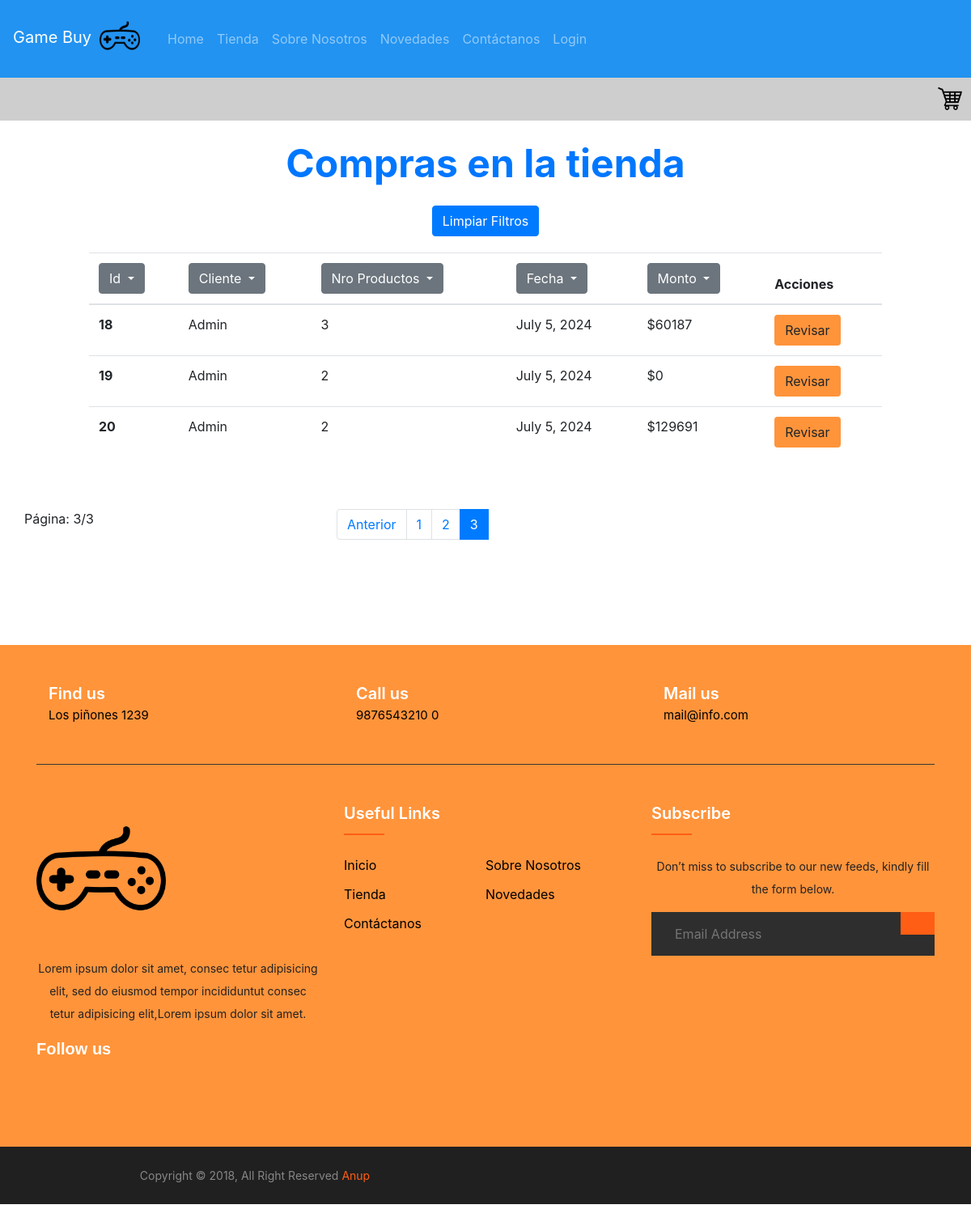
Before: /tienda/crud_pedido?pagina=3 with the older database file.
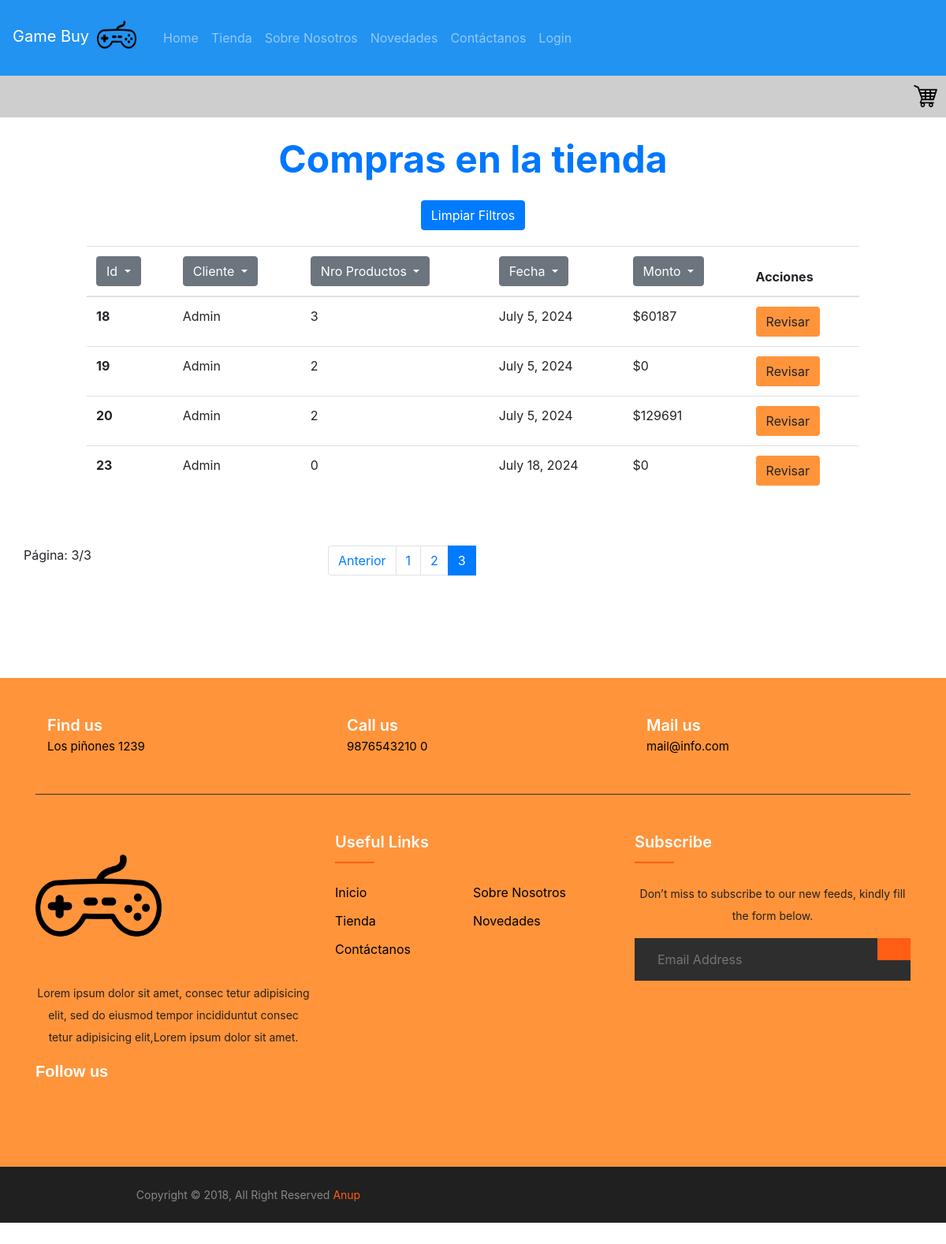
After: the same page with the newer database file.
### tienda/models.py (models this page shows)
class Pedido(models.Model):
    id= models.AutoField(db_column= 'pedido_id', primary_key= True)
    nro_productos= models.IntegerField(default=0)
    f_cliente= models.ForeignKey(Cliente, db_column='cli_FK', on_delete=models.CASCADE)
    envio= models.BooleanField(default= True)
    fecha_compra= models.DateField(null= True)
    current= models.BooleanField(default= True)
    total_precio= models.IntegerField(default= 0)

class Cliente(models.Model):
    user= models.OneToOneField(User, null= True, on_delete=models.CASCADE)
    nombre= models.CharField(max_length= 50)
    primer_apellido= models.CharField(max_length= 50)
    segundo_apellido= models.CharField(max_length= 50)
    direccion= models.CharField(max_length= 60, null= True)
    telefono= models.IntegerField(null=True)

### tienda/views.py (the view, shortened to what this page needs)
# urls.py: path("crud_pedido", views.crud_pedido, name="crud_pedido"),
def crud_pedido(request):
    if request.method== "POST":
        if 'id_boton' in request.POST:
            id_p= request.POST.get("id_boton")
            request.session["id"]= id_p
            return redirect('pedido_details')
        elif 'search-cliente' in request.POST:
            if request.session["id-filtro"]!= "limpio":
                pedidos= Pedido.objects.filter(id= request.session["id-filtro"])
                pagina = Paginator(pedidos, 5)
                lista_pagina = request.GET.get('pagina')
                pagina = pagina.get_page(lista_pagina)
                context={"pagina": pagina,
                        "pedidos": pedidos}
                return render(request, "tienda/crud_boleta.html", context)
            input_cli= request.POST["cliente-id"]
            request.session["cliente-filtro"]= input_cli
            usuario= User.objects.filter(username__startswith= input_cli)
            uu= usuario[0]
            cli= Cliente.objects.get(user= uu)
            pedidos= Pedido.objects.filter(f_cliente= cli)
            if request.session["min-monto-filtro"]!= "limpio" and request.session["max-monto-filtro"]:
                min_val= request.session["min-monto-filtro"]
                max_val= request.session["max-monto-filtro"]
                pedidos= pedidos.filter(total_precio__range=(min_val, max_val))
            if request.session["productos-filtro"]!= "limpio":
                pedidos= pedidos.filter(nro_productos= request.session["productos-filtro"])
            if request.session["fecha-filtro"]!= "limpio":
                pedidos= pedidos.filter(fecha_compra__contains= request.session["fecha-filtro"])
            pagina = Paginator(pedidos, 5)
            lista_pagina = request.GET.get('pagina')
            pagina = pagina.get_page(lista_pagina)
            context={"pagina": pagina,
            "pedidos": pedidos,
            }
            return render(request, "tienda/crud_boleta.html", context)
        elif 'search-id' in request.POST:
            input_id= request.POST["pedido-id"]
            request.session["id-filtro"]= input_id
            pedidos= Pedido.objects.filter(id= int(input_id))
            pagina = Paginator(pedidos, 5)
            lista_pagina = request.GET.get('pagina')
            pagina = pagina.get_page(lista_pagina)
            context={"pagina": pagina,
            "pedidos": pedidos,
            }
            return render(request, "tienda/crud_boleta.html", context)
        elif 'search-productos' in request.POST:
            if request.session["id-filtro"]!= "limpio":
                pedidos= Pedido.objects.filter(id= request.session["id-filtro"])
                pagina = Paginator(pedidos, 5)
                lista_pagina = request.GET.get('pagina')
                pagina = pagina.get_page(lista_pagina)
                context={"pagina": pagina,
                        "pedidos": pedidos}
                return render(request, "tienda/crud_boleta.html", context)
            input_prod= request.POST["productos-id"]
            request.session["productos-filtro"]= input_prod
            pedidos= Pedido.objects.filter(nro_productos= input_prod)
            if request.session["min-monto-filtro"]!= "limpio":
                min_val= request.session["min-monto-filtro"]
                max_val= request.session["max-monto-filtro"]
                pedidos= pedidos.filter(total_precio__range=(min_val, max_val))
            if request.session["fecha-filtro"]!= "limpio":
                pedidos= pedidos.filter(fecha_compra__contains= request.session["fecha-filtro"])
            pagina = Paginator(pedidos, 5)
            lista_pagina = request.GET.get('pagina')
            pagina = pagina.get_page(lista_pagina)
            context={"pagina": pagina,
            "pedidos": pedidos,
            }
            return render(request, "tienda/crud_boleta.html", context)
        elif 'search-monto' in request.POST:
            if request.session["id-filtro"]!= "limpio":
                pedidos= Pedido.objects.filter(id= request.session["id-filtro"])
                pagina = Paginator(pedidos, 5)
                lista_pagina = request.GET.get('pagina')
                pagina = pagina.get_page(lista_pagina)
                context={"pagina": pagina,
                        "pedidos": pedidos}
                return render(request, "tienda/crud_boleta.html", context)
            min_val= request.POST["min-val"]
            max_val= request.POST["max-val"]
            request.session["min-monto-filtro"]= min_val
            request.session["max-monto-filtro"]= max_val
            pedidos= Pedido.objects.filter(total_precio__range=(min_val, max_val))
            if request.session["productos-filtro"]!= "limpio":
                pedidos= pedidos.filter(nro_productos= request.session["productos-filtro"])
            if request.session["fecha-filtro"]!= "limpio":
                pedidos= pedidos.filter(fecha_compra__contains= request.session["fecha-filtro"])
            pagina = Paginator(pedidos, 5)
            lista_pagina = request.GET.get('pagina')
            pagina = pagina.get_page(lista_pagina)
            context={"pagina": pagina,
            "pedidos": pedidos,
            }
            return render(request, "tienda/crud_boleta.html", context)
        elif 'search-fecha' in request.POST:
            if request.session["id-filtro"]!= "limpio":
                pedidos= Pedido.objects.filter(id= request.session["id-filtro"])
                pagina = Paginator(pedidos, 5)
                lista_pagina = request.GET.get('pagina')
                pagina = pagina.get_page(lista_pagina)
                context={"pagina": pagina,
                        "pedidos": pedidos}
                return render(request, "tienda/crud_boleta.html", context)
            fecha= request.POST["fecha-id"]
            request.session["fecha-filtro"]= fecha
            pedidos= Pedido.objects.filter(fecha_compra__contains= fecha)
            if request.session["productos-filtro"]!= "limpio":
                pedidos= pedidos.filter(nro_productos= request.session["productos-filtro"])
            if request.session["min-monto-filtro"]!= "limpio":
                min_val= request.session["min-monto-filtro"]
                max_val= request.session["max-monto-filtro"]
                pedidos= pedidos.filter(total_precio__range=(min_val, max_val))
            pagina = Paginator(pedidos, 5)
            lista_pagina = request.GET.get('pagina')
            pagina = pagina.get_page(lista_pagina)
            context={"pagina": pagina,
            "pedidos": pedidos,
            }
            return render(request, "tienda/crud_boleta.html", context)
    else:
        try:
            if request.session["monto-filtro"]!= "limpio":
                if request.session["id-filtro"]!= "limpio":
                    pedidos= Pedido.objects.filter(id= request.session["id-filtro"])
                    pagina = Paginator(pedidos, 5)
                    lista_pagina = request.GET.get('pagina')
                    pagina = pagina.get_page(lista_pagina)
                    context={"pagina": pagina,
                            "pedidos": pedidos}
                    return render(request, "tienda/crud_boleta.html", context)
                min_val= request.session["min-monto-filtro"]
                max_val= request.session["max-monto-filtro"]
                pedidos= Pedido.objects.filter(total_precio__range=(min_val, max_val))
                pagina = Paginator(pedidos, 5)
                lista_pagina = request.GET.get('pagina')
                pagina = pagina.get_page(lista_pagina)
                context={"pagina": pagina,
                        "pedidos": pedidos}
                return render(request, "tienda/crud_boleta.html", context)
            elif request.session["cliente-filtro"]!= "limpio":
                if request.session["id-filtro"]!= "limpio":
                    pedidos= Pedido.objects.filter(id= request.session["id-filtro"])
                    pagina = Paginator(pedidos, 5)
                    lista_pagina = request.GET.get('pagina')
                    pagina = pagina.get_page(lista_pagina)
                    context={"pagina": pagina,
                            "pedidos": pedidos}
                    return render(request, "tienda/crud_boleta.html", context)
                cliente= Cliente.objects.filter(nombre= request.session["cliente-filtro"])
                pedidos= Pedido.objects.filter(f_cliente= cliente)
                pagina = Paginator(pedidos, 5)
                lista_pagina = request.GET.get('pagina')
                pagina = pagina.get_page(lista_pagina)
                context={"pagina": pagina,
                        "pedidos": pedidos}
                return render(request, "tienda/crud_boleta.html", context)
            elif request.session["productos-filtro"]!= "limpio":
                if request.session["id-filtro"]!= "limpio":
                    pedidos= Pedido.objects.filter(id= request.session["id-filtro"])
                    pagina = Paginator(pedidos, 5)
                    lista_pagina = request.GET.get('pagina')
                    pagina = pagina.get_page(lista_pagina)
                    context={"pagina": pagina,
                            "pedidos": pedidos}
                    return render(request, "tienda/crud_boleta.html", context)
                pedidos= Pedido.objects.filter(nro_productos= request.session["productos-filtro"])
                pagina = Paginator(pedidos, 5)
                lista_pagina = request.GET.get('pagina')
                pagina = pagina.get_page(lista_pagina)
                context={"pagina": pagina,
                         "pedidos": pedidos}
                return render(request, "tienda/crud_boleta.html", context)
            elif request.session["fecha-filtro"]!= "limpio":
                fecha= request.session["fecha-filtro"]
                pedidos= Pedido.objects.filter(fecha_compra__contains= fecha)
                pagina = Paginator(pedidos, 5)
                lista_pagina = request.GET.get('pagina')
                pagina = pagina.get_page(lista_pagina)
                context={"pagina": pagina,
                "pedidos": pedidos,
                }
                return render(request, "tienda/crud_boleta.html", context)
            else:
                pedidos= Pedido.objects.get_queryset().order_by('id')
                pagina = Paginator(pedidos, 5)
                lista_pagina = request.GET.get('pagina')
                pagina = pagina.get_page(lista_pagina)
                context={"pagina": pagina,
                "pedidos": pedidos,
                }
                return render(request, "tienda/crud_boleta.html", context)
        except:
            request.session["monto-filtro"]= "limpio"
            request.session["cliente-filtro"]= "limpio"
            request.session["id-filtro"]= "limpio"
            request.session["productos-filtro"]= "limpio"
            request.session["min-monto-filtro"]= "limpio"
            request.session["max-monto-filtro"]= "limpio"
            request.session["fecha-filtro"]= "limpio"
            pedidos= Pedido.objects.get_queryset().order_by('id')
            pagina = Paginator(pedidos, 5)
            lista_pagina = request.GET.get('pagina')
            pagina = pagina.get_page(lista_pagina)
            context={"pedidos": pedidos,
                    "pagina": pagina}
            return render(request, "tienda/crud_boleta.html", context)

### tienda/templates/tienda/crud_boleta.html (shortened to what this page needs)
{% extends 'tienda/base.html' %}
{% load static %}
{% block content %}
<h1 class="my-4">Compras en la tienda</h1>
<div class="table-contenedor">
<div class="contenedor-limpiar-filtros">
  <form action="{% url 'crud_pedido' %}" method="GET">
    <button type="submit" name="limpiar-filtros" class="btn btn-primary boton-limpiar-filtros">Limpiar Filtros</button>
  </form>
</div>
<table class="table table-hover tabla-crud">
    <thead>
      <tr>
        <th scope="col">
          <div class="dropdown">
            <button class="btn btn-secondary dropdown-toggle" type="button" id="dropdownMenuButton" data-toggle="dropdown" aria-haspopup="true" aria-expanded="false">
              Id
            </button>
          </div>
        </th>
        <th scope="col">
          <div class="dropdown">
            <button class="btn btn-secondary dropdown-toggle" type="button" id="dropdownMenuButton" data-toggle="dropdown" aria-haspopup="true" aria-expanded="false">
              Cliente
            </button>
          </div>
        </th>
        <th scope="col">
          <div class="dropdown">
            <button class="btn btn-secondary dropdown-toggle" type="button" id="dropdownMenuButton" data-toggle="dropdown" aria-haspopup="true" aria-expanded="false">
              Nro Productos
            </button>
          </div>
        </th>
        <th scope="col">
          <div class="dropdown">
            <button class="btn btn-secondary dropdown-toggle" type="button" id="dropdownMenuButton" data-toggle="dropdown" aria-haspopup="true" aria-expanded="false">
              Fecha
            </button>
          </div>
        </th>
        <th scope="col">
          <div class="dropdown">
            <button class="btn btn-secondary dropdown-toggle" type="button" id="dropdownMenuButton" data-toggle="dropdown" aria-haspopup="true" aria-expanded="false">
                Monto
            </button>
          </div>
        </th>
        <th scope="col">Acciones</th>
      </tr>
    </thead>
    <tbody>
        {% for ped in pagina.object_list %}
            <tr>
              <th scope="row">{{ped.id}}</th>
              <td>{{ped.f_cliente.user.username}}</td>
              <td>{{ped.nro_productos}}</td>
              <td>{{ped.fecha_compra}}</td>
              <td>${{ped.total_precio}}</td>
              <form method="POST">
                <td><button type="submit" value="{{ped.id}}" name="id_boton" class="btn btn-crud">Revisar</button></td>
              </form>
            </tr>
        {% endfor %}
    </tbody>
  </table>
</div>
<div class="container">
  <div class="row my-5">
      <p>Página: {{pagina.number}}/{{pagina.paginator.num_pages}}</p>
      <div class="col-md-4 offset-md-3">
          <nav aria-label="...">
              <ul class="pagination">
                  <li class="page-item">
                      {% if pagina.has_previous %}
                          <a class="page-link" href="{% url 'crud_pedido' %}?pagina={{pagina.previous_page_number}}">Anterior</a>
                      {% endif %}
                  </li>
                  {% for num_page in pagina.paginator.page_range %}
                  <br />
                      {% if pagina.number == num_page %}
                          <li class="page-item active" aria-current="page">
                              <a class="page-link" href="{% url 'crud_pedido' %}?pagina={{num_page}}">{{num_page}}</a>
                          </li>
                      {% else %}
                          <li class="page-item" aria-current="page">
                              <a class="page-link" href="{% url 'crud_pedido' %}?pagina={{num_page}}">{{num_page}}</a>
                          </li>
                      {% endif %}
                  <br />
                  {% endfor %}
              </ul>
          </nav>
      </div>
  </div>
</div>
{% endblock %}

Changed rows visible on the page:
added Pedido: id "23", f_cliente.user.username "Admin", nro_productos "0", fecha_compra "July 18, 2024", total_precio "0"
